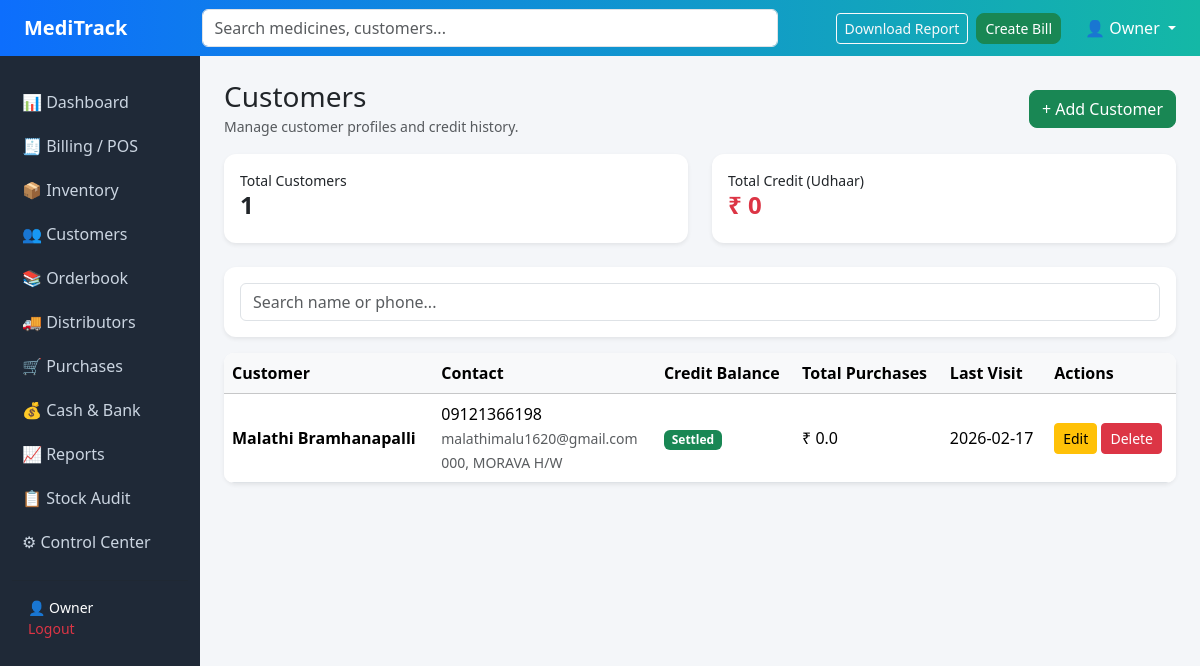
Page /customers on the committed database.
### tables this page shows
CREATE TABLE customers (
            id INTEGER PRIMARY KEY AUTOINCREMENT,
            name TEXT NOT NULL,
            phone TEXT UNIQUE,
            email TEXT
        , address TEXT, credit_balance REAL DEFAULT 0, total_purchases REAL DEFAULT 0, last_visit TEXT);

### app.py (the view)
@app.route("/customers")
def customers():
    conn = get_db()
    conn.row_factory = sqlite3.Row
    cur = conn.cursor()
    cur.execute("SELECT * FROM customers ORDER BY name ASC")
    rows = cur.fetchall()
    customers = []
    total_credit = 0
    for r in rows:
        credit_balance = r["credit_balance"] if "credit_balance" in r.keys() else 0
        total_purchases = r["total_purchases"] if "total_purchases" in r.keys() else 0
        last_visit = r["last_visit"] if "last_visit" in r.keys() else "-"
        address = r["address"] if "address" in r.keys() else ""
        email = r["email"] if "email" in r.keys() else ""
        total_credit += credit_balance if credit_balance else 0
        customers.append({
            "id": r["id"],
            "name": r["name"],
            "phone": r["phone"],
            "email": email,
            "address": address,
            "credit_balance": credit_balance,
            "total_purchases": total_purchases,
            "last_visit": last_visit
        })
    conn.close()
    return render_template(
        "customers.html",
        customers=customers,
        total_credit=total_credit
    )

### app.py (called while the page is built)
def get_db():
    conn = sqlite3.connect(DATABASE)
    conn.row_factory = sqlite3.Row
    return conn

### templates/customers.html (shortened to what this page needs)
{% extends "base.html" %}
{% block content %}
<div class="d-flex justify-content-between align-items-center mb-3">
  <div>
    <h3 class="mb-0">Customers</h3>
    <small class="text-muted">Manage customer profiles and credit history.</small>
  </div>
  <button class="btn btn-success" onclick="openPanel()">+ Add Customer</button>
</div>
<div class="row mb-4">
  <div class="col-md-6">
    <div class="card p-3 shadow-sm">
      <small>Total Customers</small>
      <h4>{{ customers|length }}</h4>
    </div>
  </div>
  <div class="col-md-6">
    <div class="card p-3 shadow-sm">
      <small>Total Credit (Udhaar)</small>
      <h4 class="text-danger">₹ {{ total_credit }}</h4>
    </div>
  </div>
</div>
<div class="card shadow-sm mb-3">
  <div class="card-body">
    <input type="text" id="searchInput" class="form-control" placeholder="Search name or phone...">
  </div>
</div>
<div class="card shadow-sm">
  <div class="table-responsive">
    <table class="table table-hover mb-0" id="customerTable">
      <thead class="table-light">
        <tr>
          <th>Customer</th>
          <th>Contact</th>
          <th>Credit Balance</th>
          <th>Total Purchases</th>
          <th>Last Visit</th>
          <th>Actions</th>
        </tr>
      </thead>
      <tbody>
        {% for c in customers %}
        <tr>
          <td>
            <strong>{{ c.name }}</strong>
          </td>
          <td>
            {{ c.phone }}<br>
            <small class="text-muted">{{ c.email }}</small><br>
            <small class="text-muted">{{ c.address }}</small>
          </td>
          <td>
            {% if c.credit_balance|float > 0 %}
              <span class="badge bg-danger">₹ {{ c.credit_balance }} Pending</span>
            {% else %}
              <span class="badge bg-success">Settled</span>
            {% endif %}
          </td>
          <td>₹ {{ c.total_purchases }}</td>
          <td>{{ c.last_visit }}</td>
          <td>
            <a href="/edit-customer/{{ c.id }}" class="btn btn-sm btn-warning">Edit</a>
            <form action="/delete-customer/{{ c.id }}" method="POST" style="display:inline;">
              <button class="btn btn-sm btn-danger"
                      onclick="return confirm('Delete this customer?')">
                Delete
              </button>
            </form>
          </td>
        </tr>
        {% endfor %}
      </tbody>
    </table>
  </div>
</div>
{% endblock %}

### static/css/style.css (style rules this page uses)
body { background-color: #f4f6f9; font-family: "Segoe UI", sans-serif; }
.card { border-radius: 14px; border: none; box-shadow: 0 10px 25px rgba(0,0,0,0.08); transition: all 0.25s ease; }
.card h4 { font-weight: 700; }
.table { background: white; border-radius: 10px; overflow: hidden; }
body { background:#f4f6f9; }
.card { border:none; border-radius:14px; box-shadow:0 8px 18px rgba(0,0,0,0.08); }
.card { border-radius: 12px; }
.table td, .table th { vertical-align: middle; }
.btn-success { border-radius: 8px; }

### rows in the picture
customers: name "Malathi Bramhanapalli", phone "09121366198", email "malathimalu1620@gmail.com", address "000, MORAVA H/W", credit_balance "Settled", total_purchases "0.0", last_visit "2026-02-17"

### other values in the picture
{{ session.get("user_name","Owner") }} "Owner"
{{ customers|length }} "1"
{{ total_credit }} "0"
